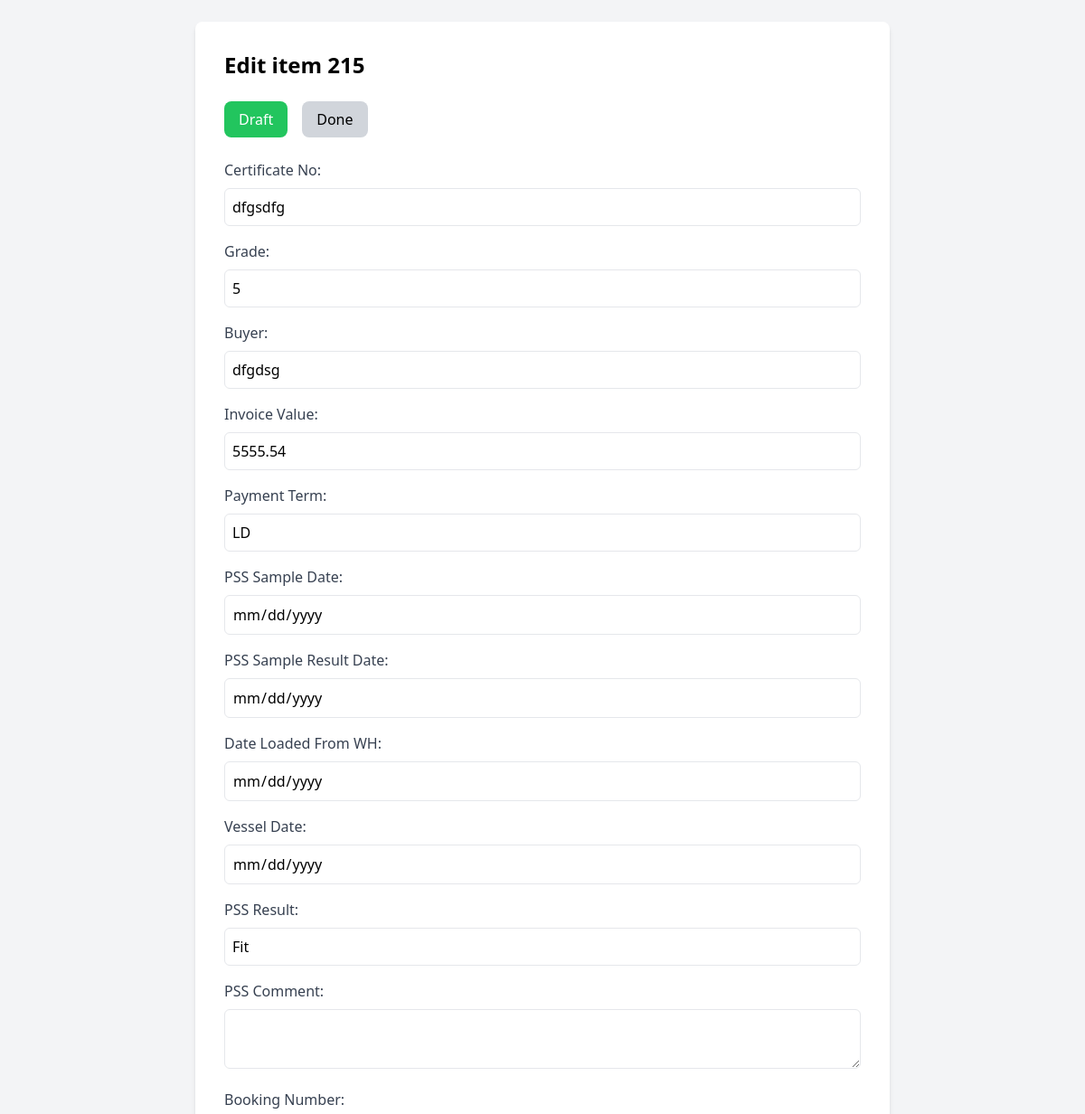
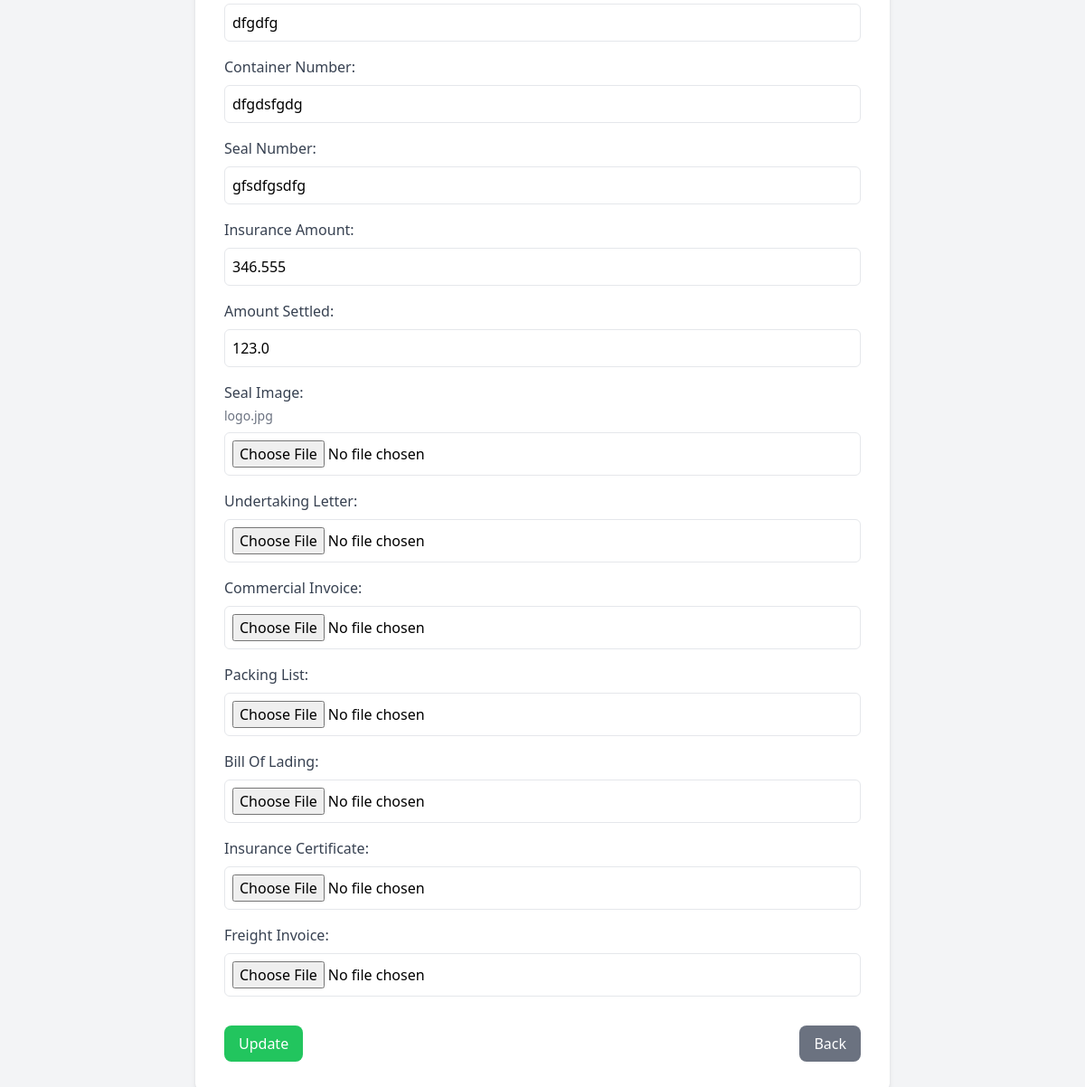
The page /edit/215 on the database its author committed (2 pictures, top to bottom).
### app.py (models this page shows, shortened)
class FormData(db.Model):
    id = db.Column(db.Integer, primary_key=True)
    no = db.Column(db.String(100), nullable=False)
    contract_no = db.Column(db.String(100), nullable=False)
    cert_no = db.Column(db.String(100), nullable=False)
    grade = db.Column(db.String(100), nullable=False)
    buyer = db.Column(db.String(100), nullable=False)
    invoice_value = db.Column(db.Float, nullable=False)
    payment_term = db.Column(db.String(50), nullable=False)
    seal_image = db.Column(db.String(200), nullable=True)
    undertaking_image = db.Column(db.String(200), nullable=True)
    documentary_credit = db.Column(db.String(200), nullable=True)
    bags = db.Column(db.String(200), nullable=True)
    mts = db.Column(db.String(200), nullable=True)
    fcl = db.Column(db.String(200), nullable=True)
    clu_inspected_date = db.Column(db.String(200), nullable=True)
    clu_result = db.Column(db.String(200), nullable=True)
    destination = db.Column(db.String(200), nullable=True)
    permit_number = db.Column(db.String(200), nullable=True)
    lpco_number = db.Column(db.String(200), nullable=True)
    shipping_line = db.Column(db.String(200), nullable=True)
    pss_sample_date = db.Column(db.String(100), nullable=False)
    pss_sample_result_date = db.Column(db.String(100), nullable=False)
    pss_result = db.Column(db.String(50), nullable=False)
    pss_comment = db.Column(db.Text, nullable=True)
    booking_number = db.Column(db.String(100), nullable=False)
    booking_confirmation_image = db.Column(db.String(200), nullable=True)
    container_number = db.Column(db.String(100), nullable=False)
    container_image = db.Column(db.String(200), nullable=True)
    seal_number = db.Column(db.String(100), nullable=False)
    date_loaded_from_wh = db.Column(db.String(100), nullable=False)
    transitor_name = db.Column(db.String(100), nullable=False)
    transitor_operation_number = db.Column(db.String(100), nullable=False)
    insurance_company = db.Column(db.String(100), nullable=False)
    insurance_amount = db.Column(db.Float, nullable=False)
    truck_or_train_plate_number = db.Column(db.String(100), nullable=False)
    driver_phone_number = db.Column(db.String(100), nullable=False)
    djibouti_forwarder = db.Column(db.String(100), nullable=False)
    djibouti_forwarder_contact = db.Column(db.String(100), nullable=False)
    vessel_date = db.Column(db.String(100), nullable=False)
    vessel_name = db.Column(db.String(100), nullable=False)
    bill_no = db.Column(db.String(100), nullable=False)
    date_received_obl = db.Column(db.String(100), nullable=False)
    date_docs_sent_to_bank = db.Column(db.String(100), nullable=False)
    docs_awb_number = db.Column(db.String(100), nullable=False)
    date_credit_advice_received = db.Column(db.String(100), nullable=False)
    payment_status = db.Column(db.String(100), nullable=False)
    amount_settled = db.Column(db.Float, nullable=False)
    bank = db.Column(db.String(100), nullable=False)
    ecd_number = db.Column(db.String(100), nullable=False)
    status = db.Column(db.String(100), nullable=False, default='Draft')  # Status starts as Draft
    remark = db.Column(db.String(100), nullable=False)
    railway_bill_image = db.Column(db.String(200), nullable=True)
    payment_receipt_image = db.Column(db.String(200), nullable=True)
    trackway_bill_image = db.Column(db.String(200), nullable=True)
    nb_contract_image = db.Column(db.String(200), nullable=True)
    commercial_invoice_image = db.Column(db.String(200), nullable=True)
    pl_image = db.Column(db.String(200), nullable=True)
    vgm_image = db.Column(db.String(200), nullable=True)
    payment_recieptt_image = db.Column(db.String(200), nullable=True)
    created_at = db.Column(db.DateTime, default=datetime.utcnow)  # Track when form is created
    updated_at = db.Column(db.DateTime, onupdate=datetime.utcnow)  # Track when form is updated

### app.py (the view, shortened to what this page needs)
@app.route('/edit/<string:contract_no>', methods=['GET', 'POST'])
def edit_item(contract_no):
    form_data = FormData.query.filter_by(contract_no=contract_no).first()
    return render_template('edit_form.html', form_data=form_data)

### templates/edit_form.html (shortened to what this page needs)
<!DOCTYPE html>
<html lang="en">
<head>
    <script src="https://cdn.tailwindcss.com"></script>
</head>
<body class="bg-gray-100 p-6">
    <form method="POST" enctype="multipart/form-data" class="max-w-3xl mx-auto bg-white p-8 rounded-lg shadow-md">
        <h2 class="text-2xl font-bold mb-6">Edit item {{ form_data.contract_no }}</h2>
        <div class="flex mb-6">
            <div class="cursor-pointer px-4 py-2 rounded-lg text-center mr-4 {{ 'bg-green-500 text-white' if form_data.status == 'Draft' else 'bg-gray-300' }}" id="draft-status" onclick="setStatus('Draft')">
                Draft
            </div>
            <div class="cursor-pointer px-4 py-2 rounded-lg text-center {{ 'bg-green-500 text-white' if form_data.status == 'Done' else 'bg-gray-300' }}" id="done-status" onclick="setStatus('Done')">
                Done
            </div>
        </div>
        <div class="grid grid-cols-1 gap-4">
            <div>
                <label for="cert_no" class="block font-medium text-gray-700">Certificate No:</label>
                <input type="text" name="cert_no" value="{{ form_data.cert_no }}" class="w-full mt-2 p-2 border rounded-md" required>
            </div>
            <div>
                <label for="grade" class="block font-medium text-gray-700">Grade:</label>
                <input type="text" name="grade" value="{{ form_data.grade }}" class="w-full mt-2 p-2 border rounded-md" required>
            </div>
            <div>
                <label for="buyer" class="block font-medium text-gray-700">Buyer:</label>
                <input type="text" name="buyer" value="{{ form_data.buyer }}" class="w-full mt-2 p-2 border rounded-md" required>
            </div>
            <div>
                <label for="invoice_value" class="block font-medium text-gray-700">Invoice Value:</label>
                <input type="number" name="invoice_value" value="{{ form_data.invoice_value }}" class="w-full mt-2 p-2 border rounded-md" required>
            </div>
            <div>
                <label for="payment_term" class="block font-medium text-gray-700">Payment Term:</label>
                <input type="text" name="payment_term" value="{{ form_data.payment_term }}" class="w-full mt-2 p-2 border rounded-md" required>
            </div>
            <div>
                <label for="pss_sample_date" class="block font-medium text-gray-700">PSS Sample Date:</label>
                <input type="date" name="pss_sample_date" value="{{ form_data.pss_sample_date }}" class="w-full mt-2 p-2 border rounded-md" readonly>
            </div>
            <div>
                <label for="pss_sample_result_date" class="block font-medium text-gray-700">PSS Sample Result Date:</label>
                <input type="date" name="pss_sample_result_date" value="{{ form_data.pss_sample_result_date }}" class="w-full mt-2 p-2 border rounded-md" readonly>
            </div>
            <div>
                <label for="date_loaded_from_wh" class="block font-medium text-gray-700">Date Loaded From WH:</label>
                <input type="date" name="date_loaded_from_wh" value="{{ form_data.date_loaded_from_wh }}" class="w-full mt-2 p-2 border rounded-md" readonly>
            </div>
            <div>
                <label for="vessel_date" class="block font-medium text-gray-700">Vessel Date:</label>
                <input type="date" name="vessel_date" value="{{ form_data.vessel_date }}" class="w-full mt-2 p-2 border rounded-md" readonly>
            </div>
            <div>
                <label for="pss_result" class="block font-medium text-gray-700">PSS Result:</label>
                <input type="text" name="pss_result" value="{{ form_data.pss_result }}" class="w-full mt-2 p-2 border rounded-md" required>
            </div>
            <div>
                <label for="pss_comment" class="block font-medium text-gray-700">PSS Comment:</label>
                <textarea name="pss_comment" class="w-full mt-2 p-2 border rounded-md">{{ form_data.pss_comment }}</textarea>
            </div>
            <div>
                <label for="booking_number" class="block font-medium text-gray-700">Booking Number:</label>
                <input type="text" name="booking_number" value="{{ form_data.booking_number }}" class="w-full mt-2 p-2 border rounded-md" required>
            </div>
            <div>
                <label for="container_number" class="block font-medium text-gray-700">Container Number:</label>
                <input type="text" name="container_number" value="{{ form_data.container_number }}" class="w-full mt-2 p-2 border rounded-md" required>
            </div>
            <div>
                <label for="seal_number" class="block font-medium text-gray-700">Seal Number:</label>
                <input type="text" name="seal_number" value="{{ form_data.seal_number }}" class="w-full mt-2 p-2 border rounded-md" required>
            </div>
            <div>
                <label for="insurance_amount" class="block font-medium text-gray-700">Insurance Amount:</label>
                <input type="number" name="insurance_amount" value="{{ form_data.insurance_amount }}" class="w-full mt-2 p-2 border rounded-md" required>
            </div>
            <div>
                <label for="amount_settled" class="block font-medium text-gray-700">Amount Settled:</label>
                <input type="number" name="amount_settled" value="{{ form_data.amount_settled }}" class="w-full mt-2 p-2 border rounded-md" required>
            </div>
            {% for field in ['seal_image', 'undertaking_letter', 'commercial_invoice', 'packing_list', 'bill_of_lading', 'insurance_certificate', 'freight_invoice'] %}
                <div>
                    <label for="{{ field }}" class="block font-medium text-gray-700">{{ field.replace('_', ' ').title() }}:</label>
                    {% if form_data[field] %}
                        <span class="block mt-1 text-sm text-gray-500">{{ form_data[field].rsplit('/', 1)[-1] }}</span>
                    {% endif %}
                    <input type="file" name="{{ field }}" class="w-full mt-2 p-2 border rounded-md">
                </div>
            {% endfor %}
        </div>
        <div class="flex justify-between mt-8">
            <input type="submit" value="Update" class="bg-green-500 text-white py-2 px-4 rounded-lg cursor-pointer hover:bg-green-600">
            <button type="button" class="bg-gray-500 text-white py-2 px-4 rounded-lg hover:bg-gray-600" onclick="window.location.href='/list_items'">Back</button>
        </div>
    </form>
</body>
</html>

### rows shown on the page
FormData: contract_no "215", cert_no "dfgsdfg", grade "5", buyer "dfgdsg", invoice_value "5555.54", payment_term "LD", pss_result "Fit", booking_number "dfgdfg", container_number "dfgdsfgdg", seal_number "gfsdfgsdfg", insurance_amount "346.555", amount_settled "123.0", seal_image "logo.jpg"

### other values the page prints
{{ field.replace('_', ' ').title() }} "Seal Image" "Undertaking Letter" "Commercial Invoice" "Packing List" "Bill Of Lading" "Insurance Certificate" "Freight Invoice"
